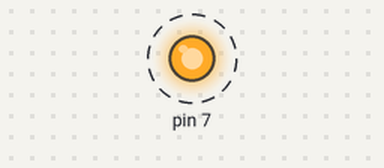
This sketch was run on a simulated Arduino Uno, built with avr-gcc and run on an emulated ATmega328P. On the bench: output pins drawn as LEDs (lit = HIGH). Dashed ring = blinking.

Above: at 0.5 s.
Timing chart, 0 to 4.6 s (numbered marks = the images above):
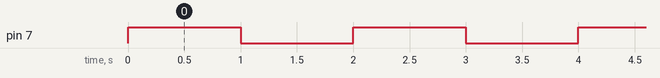

The sketch:

ligarLed.ino
```cpp
// #define PIN_SET 7
#define DELAY 1e3
void setup() {
  // pinMode(PIN_SET, OUTPUT);
  pinMode(7, OUTPUT);
}

void loop() {
  // put your main code here, to run repeatedly:
  // digitalWrite(PIN_SET, HIGH); // turn to 5V or on
  digitalWrite(7, HIGH); // turn to 5V or on
  // HIGH means 5V
  delay(DELAY);

  // digitalWrite(PIN_SET, LOW); // turn to 0V or off
  digitalWrite(7, LOW); // turn to 0V or off
  delay(DELAY);

}
```

Measured:
- by itself, pin 7: alternates HIGH for 1.0 s and LOW for 1.0 s
